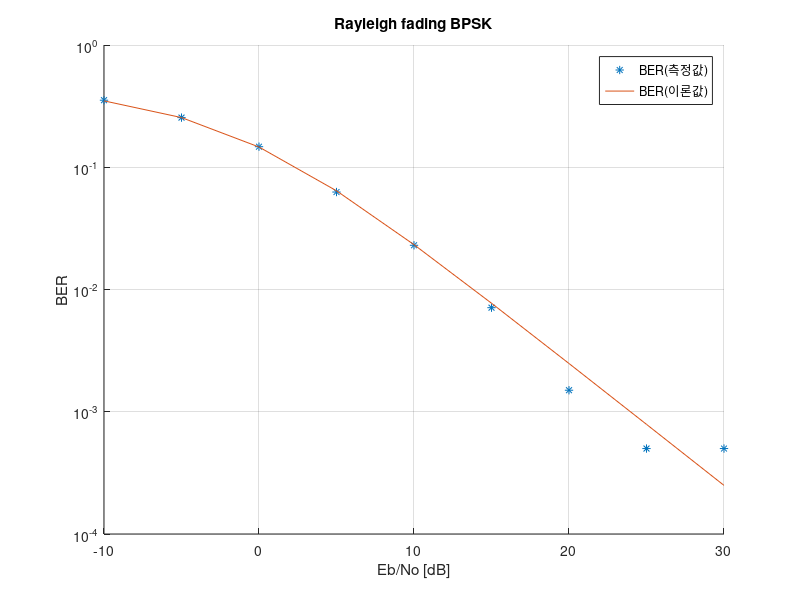

Write the MATLAB code that produced this figure.
Eb_No_dBs = -10:5:30;
bers = zeros(1, length(Eb_No_dBs));

j = 1;

for Eb_No_dB = Eb_No_dBs
    Eb_mW = 1;
    Eb_dBm = pow2db(Eb_mW);
    No_dBm = Eb_dBm - Eb_No_dB;
    No_mW = db2pow(No_dBm);

    N = 10000; % # of symbols
    symbols = zeros(2, N);
    symbol_errors = zeros(1, N);
    bit_errors = zeros(1, N);

    for i = 1:N
        bit = rand() >= 0.5; % random binary bit: 0 or 1
        symbol = bit * 2 - 1; % random symbol: -1 or 1

        h = (randn() + 1j * randn()) / sqrt(2);
        noise = sqrt(No_mW / 2) * (randn() + 1j * randn()); % noise

        y = symbol * h + noise;

        r = conj(h) / (abs(h) ^ 2) * y;
        bit_re = real(r) > 0;

        symbols(:, i) = [real(r); imag(r)]; % generated symbol

        bit_error = sum(bit_re ~= bit);
        bit_errors(i) = bit_error; % error bit number
    end

    bers(1, j) = mean(bit_errors);
    j = j + 1;
end

bers_ = 1/2 * (1 - sqrt(db2pow(Eb_No_dBs) ./ (db2pow(Eb_No_dBs) + 1)));

grid on
hold on
plot(Eb_No_dBs, bers, '*')
plot(Eb_No_dBs, bers_)
set(gca, 'yscale', 'log')
axis([-10 30 1e-4 1])
title('Rayleigh fading BPSK')
xlabel('Eb/No [dB]')
ylabel('BER')
legend('BER(측정값)', 'BER(이론값)')
